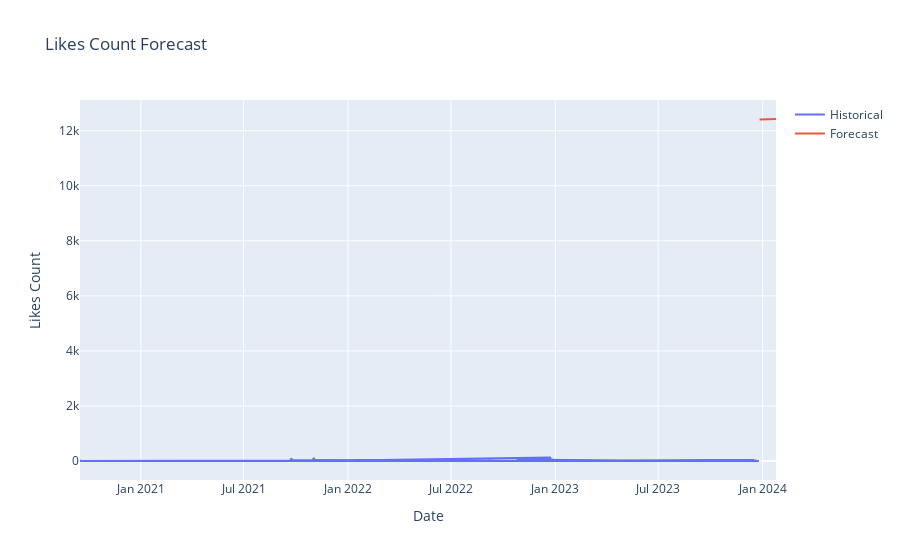

The notebook cell saved with this chart:
### Markdown cell above
# Visualization:

### Code cell
# Visualization


import plotly.graph_objs as go
import warnings
warnings.filterwarnings("ignore", category=FutureWarning)



# Convert Index objects to Series objects
historical_dates = pd.Series(data.index, name='Date')
future_dates_series = pd.Series(future_dates, name='Date')

# Create interactive visualization
fig = go.Figure(data=[
    go.Scatter(x=historical_dates, y=data['likesCount'], name='Historical'),
    go.Scatter(x=future_dates_series, y=future_likes, name='Forecast')
])

fig.update_layout(title='Likes Count Forecast', xaxis_title='Date', yaxis_title='Likes Count')
plt.savefig('Likes Count Forecast_01.jpeg')
fig.show()

### Figure 1 — Plotly figure (JSON) as saved in the notebook; plotly's stock layout.template omitted (floating-point values rounded to 4 significant figures; data arrays with more than 128 entries replaced by an {"elided": "..."} marker saying what was removed)
{"data": [{"name": "Historical", "type": "scatter", "x": {"elided": "522 str values"}, "y": {"elided": "522 int values"}}, {"name": "Forecast", "type": "scatter", "x": ["2023-12-26T13:34:39", "2023-12-27T13:34:39", "2023-12-28T13:34:39", "2023-12-29T13:34:39", "2023-12-30T13:34:39", "2023-12-31T13:34:39", "2024-01-01T13:34:39", "2024-01-02T13:34:39", "2024-01-03T13:34:39", "2024-01-04T13:34:39", "2024-01-05T13:34:39", "2024-01-06T13:34:39", "2024-01-07T13:34:39", "2024-01-08T13:34:39", "2024-01-09T13:34:39", "2024-01-10T13:34:39", "2024-01-11T13:34:39", "2024-01-12T13:34:39", "2024-01-13T13:34:39", "2024-01-14T13:34:39", "2024-01-15T13:34:39", "2024-01-16T13:34:39", "2024-01-17T13:34:39", "2024-01-18T13:34:39", "2024-01-19T13:34:39", "2024-01-20T13:34:39", "2024-01-21T13:34:39", "2024-01-22T13:34:39", "2024-01-23T13:34:39", "2024-01-24T13:34:39"], "y": [12410.0, 12410.0, 12410.0, 12410.0, 12410.0, 12410.0, 12410.0, 12410.0, 12410.0, 12410.0, 12410.0, 12410.0, 12420.0, 12420.0, 12420.0, 12420.0, 12420.0, 12420.0, 12420.0, 12420.0, 12420.0, 12420.0, 12420.0, 12420.0, 12420.0, 12420.0, 12420.0, 12420.0, 12430.0, 12430.0]}], "layout": {"autosize": true, "title": {"text": "Likes Count Forecast"}, "xaxis": {"autorange": true, "range": ["2020-09-15 21:25:05", "2024-01-24 13:34:39"], "title": {"text": "Date"}, "type": "date"}, "yaxis": {"autorange": true, "range": [-690.3, 13120.0], "title": {"text": "Likes Count"}, "type": "linear"}}}
